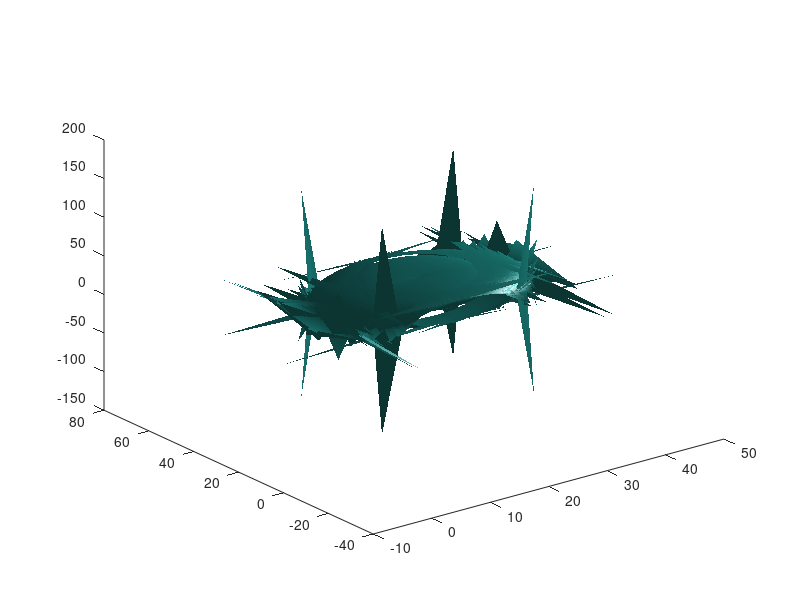

This chart was generated by the following MATLAB code: (Note: this script raises an error after producing the figure.)
%Misato Takeshita
%This is the first coding assignment.
%reference to beating cartoon heart, blog, MathWorks

L = 2.5; N = 40;
M = [0:(N/2) (-N/2):(-1)]';
clf; kx = 2*pi*M/L;
[Kx,Ky,Kz] = meshgrid(kx,kx,kx);
x = -L/2:L/N:L/2;
[X,Y,Z] = meshgrid(x,x,x);
Phi = 2-(2*X.^2 + Y.^2 + Z.^2 -1).^3 + 0.2*X.^2.*Z.^3 + Y.^2.*Z.^3;
Phihat = fftn(Phi);
gam = 0.01*(-Kx.^2-Ky.^2-Kz.^2);
t1 = 0:0.05:1;
t1 = [t1 fliplr(t1) t1 fliplr(t1) t1 fliplr(t1) t1 fliplr(t1) t1 fliplr(t1)];
clf;
set(gcf,'color','w');
t = 1;
Phi = ifftn(Phihat.*exp(gam*t1(t)));
isosurface(Phi,2);
lighting phong;
colormap([1 0 0]);
axis([0 N+N/4 0+-10 N+N/4 0 N+N/4]);
view(-63,12); box off;
grid on
set(gca,'XTick',[],'YTick',[],'ZTick',[],...
    'xcolor','w','ycolor','w','zcolor','w')
drawnow;
pumpAmplitudeScaleFactor = 0.04;
for ii = 1:0.5:50
    zoomval = 1+pumpAmplitudeScaleFactor*sin(ii);
    zoom(zoomval)
    pause(0.05)
end